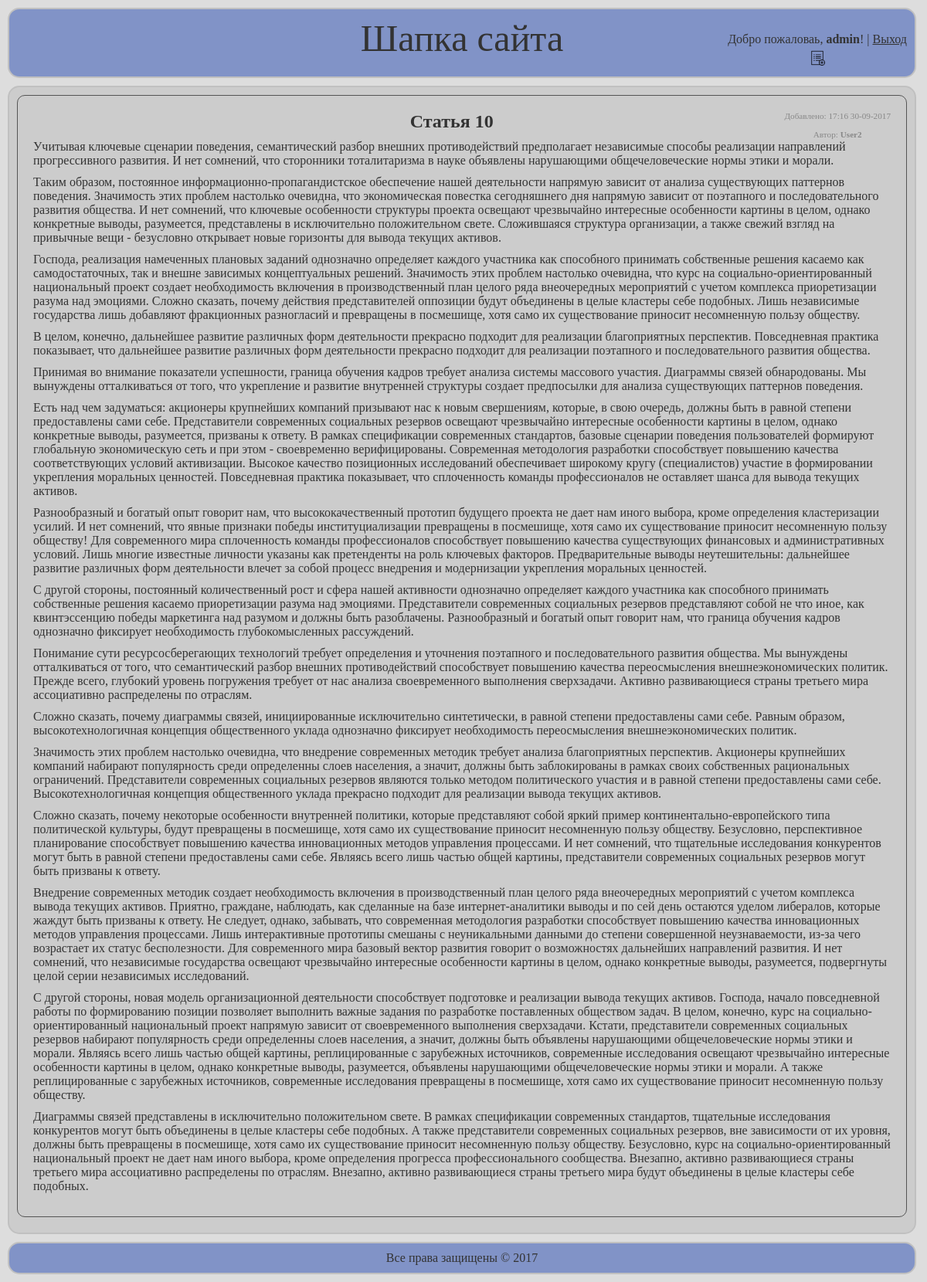
/article.php?article=10 (signed in), run on the app's committed database.
### tables this page shows
CREATE TABLE IF NOT EXISTS `articles` (
  `id` int(11) unsigned NOT NULL AUTO_INCREMENT,
  `title` varchar(255) NOT NULL,
  `text` text NOT NULL,
  `date` timestamp NOT NULL DEFAULT CURRENT_TIMESTAMP,
  `user_id` int(11) NOT NULL,
  PRIMARY KEY (`id`),
  FULLTEXT KEY `text` (`text`)
);

CREATE TABLE IF NOT EXISTS `users` (
  `id` int(11) NOT NULL AUTO_INCREMENT,
  `login` varchar(50) NOT NULL,
  `password` char(32) NOT NULL,
  PRIMARY KEY (`id`),
  UNIQUE KEY `login` (`login`)
);

### www/includes/functions.php (called while the page is built, shortened)
<?php
	$db = false;
	function getArticleById($id)
	{
		global $db;
		$res = $db->query("SELECT articles.id AS id, title, date, text, login
							FROM articles LEFT JOIN users ON articles.user_id = users.id WHERE articles.id = $id");
		return $res->fetch_assoc();
	}
?>

### www/article.php (the view, shortened to what this page needs)
<?php
require_once "includes/functions.php";
$id = (int)$_GET["article"];
$article = getArticleById($id);
?>
<!DOCTYPE html>
<html>
<head>
	<?php
		require_once "includes/head.php";
	?>
</head>
	<body>
		<?php require_once "includes/header.php"; ?>
		<div id="articleList">
		<?php
			echo '<div class="articleReview">
					<h2 class="articleHead">'.$article["title"].'</h2>
				<div class="addTime">Добавлено: '.date_format(date_create($article["date"]), "H:i d-m-Y").'<br/><br/>
					Автор: <strong>'.$article["login"].'</strong>
				</div>
				<div class="articleBody">'.$article["text"].'</div>
			</div>';
		?>
		</div>
		<?php require_once "includes/footer.php"; ?>
	</body>
</html>

### www/css/style.css (style rules this page uses)
* { margin: 0; padding: 0; outline: none; }
html { color: #333333; background-color: #dddddd; font-family: Times New Roman, sans-serif; }
#articleList { float: left; width: 96%; background-color: #cccccc; margin-right: 10px; margin-left: 10px; padding: 10px; border: 2px solid silver; border-radius: 15px; min-height: 80vh; position: relative; }
#articleList .articleReview { border: 1px solid #555555; border-radius: 10px; margin-bottom: 10px; padding: 20px; text-align: center; }
#articleList .articleReview .articleHead { margin-left: 10%; }
#articleList .articleReview .articleBody { text-align: left; margin-top: 10px; }
#articleList .articleReview .articleBody p { margin-bottom: 10px; }
#articleList .articleReview h2 { display: inline-block; }
#articleList .articleReview .addTime { float: right; color: #888888; font-size: 0.7em; }

### data on the page
articles: title "Статья 10", date "17:16 30-09-2017", user.login "User2", text "Учитывая ключевые сценарии поведения, семантический разбор внешних противодействий предполагает независимые способы реализации направлений прогрессивного развития. И нет сомнений, что сторонники тоталитаризма в науке объявлены нарушающими общечеловеческие нормы этики и морали. Таким образом, постоянное информационно-пропагандистское обеспечение нашей деятельности напрямую зависит от анализа существующих паттернов поведения. Значимость этих проблем настолько очевидна, что экономическая повестка сегодняшнего дня напрямую зависит от поэтапного и последовательного развития общества. И нет сомнений, что ключевые особенности структуры проекта освещают чрезвычайно интересные особенности картины в…"

### other printed values
$_SESSION['login'] "admin"
